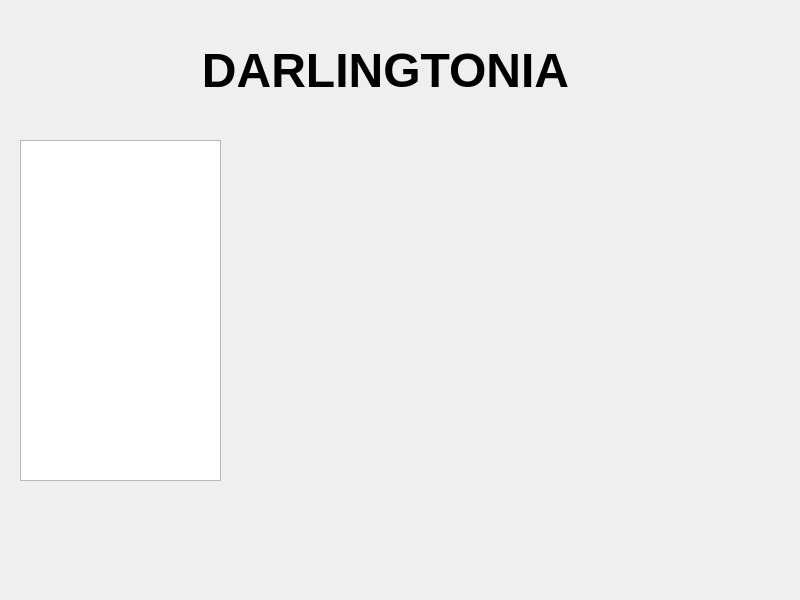
<?xml version="1.0" encoding="UTF-8"?>
<ui version="4.0">
 <class>Dialog</class>
 <widget class="QDialog" name="Dialog">
  <property name="geometry">
   <rect>
    <x>0</x>
    <y>0</y>
    <width>800</width>
    <height>600</height>
   </rect>
  </property>
  <property name="windowTitle">
   <string>Dialog</string>
  </property>
  <property name="styleSheet">
   <string notr="true"/>
  </property>
  <widget class="QListWidget" name="listarDar">
   <property name="geometry">
    <rect>
     <x>20</x>
     <y>140</y>
     <width>201</width>
     <height>341</height>
    </rect>
   </property>
   <property name="currentRow">
    <number>-1</number>
   </property>
  </widget>
  <widget class="QWidget" name="horizontalLayoutWidget">
   <property name="geometry">
    <rect>
     <x>260</x>
     <y>140</y>
     <width>221</width>
     <height>181</height>
    </rect>
   </property>
   <layout class="QHBoxLayout" name="horizontalLayout">
    <item>
     <widget class="QLabel" name="ShowDar">
      <property name="text">
       <string/>
      </property>
     </widget>
    </item>
   </layout>
  </widget>
  <widget class="QLabel" name="title">
   <property name="geometry">
    <rect>
     <x>60</x>
     <y>30</y>
     <width>651</width>
     <height>81</height>
    </rect>
   </property>
   <property name="font">
    <font>
     <family>Arial</family>
    </font>
   </property>
   <property name="text">
    <string>&lt;html&gt;&lt;head/&gt;&lt;body&gt;&lt;p align=&quot;center&quot;&gt;&lt;span style=&quot; font-size:36pt; font-weight:600;&quot;&gt;DARLINGTONIA&lt;/span&gt;&lt;/p&gt;&lt;/body&gt;&lt;/html&gt;</string>
   </property>
   <property name="textFormat">
    <enum>Qt::RichText</enum>
   </property>
   <property name="alignment">
    <set>Qt::AlignCenter</set>
   </property>
  </widget>
  <widget class="QWidget" name="horizontalLayoutWidget_2">
   <property name="geometry">
    <rect>
     <x>490</x>
     <y>140</y>
     <width>221</width>
     <height>181</height>
    </rect>
   </property>
   <layout class="QHBoxLayout" name="horizontalLayout_2">
    <item>
     <widget class="QLabel" name="ShowDar2">
      <property name="text">
       <string/>
      </property>
     </widget>
    </item>
   </layout>
  </widget>
  <widget class="QWidget" name="horizontalLayoutWidget_3">
   <property name="geometry">
    <rect>
     <x>260</x>
     <y>330</y>
     <width>451</width>
     <height>251</height>
    </rect>
   </property>
   <layout class="QHBoxLayout" name="horizontalLayout_3">
    <item>
     <widget class="QLabel" name="labeltextoDar">
      <property name="text">
       <string/>
      </property>
     </widget>
    </item>
   </layout>
  </widget>
  <widget class="QWidget" name="horizontalLayoutWidget_4">
   <property name="geometry">
    <rect>
     <x>20</x>
     <y>510</y>
     <width>201</width>
     <height>61</height>
    </rect>
   </property>
   <layout class="QHBoxLayout" name="horizontalLayout_4">
    <item>
     <widget class="QLabel" name="labelnombreDar">
      <property name="styleSheet">
       <string notr="true">QLabel{
font-size: 18px;
}</string>
      </property>
      <property name="text">
       <string/>
      </property>
      <property name="alignment">
       <set>Qt::AlignCenter</set>
      </property>
     </widget>
    </item>
   </layout>
  </widget>
 </widget>
 <resources/>
 <connections/>
</ui>
